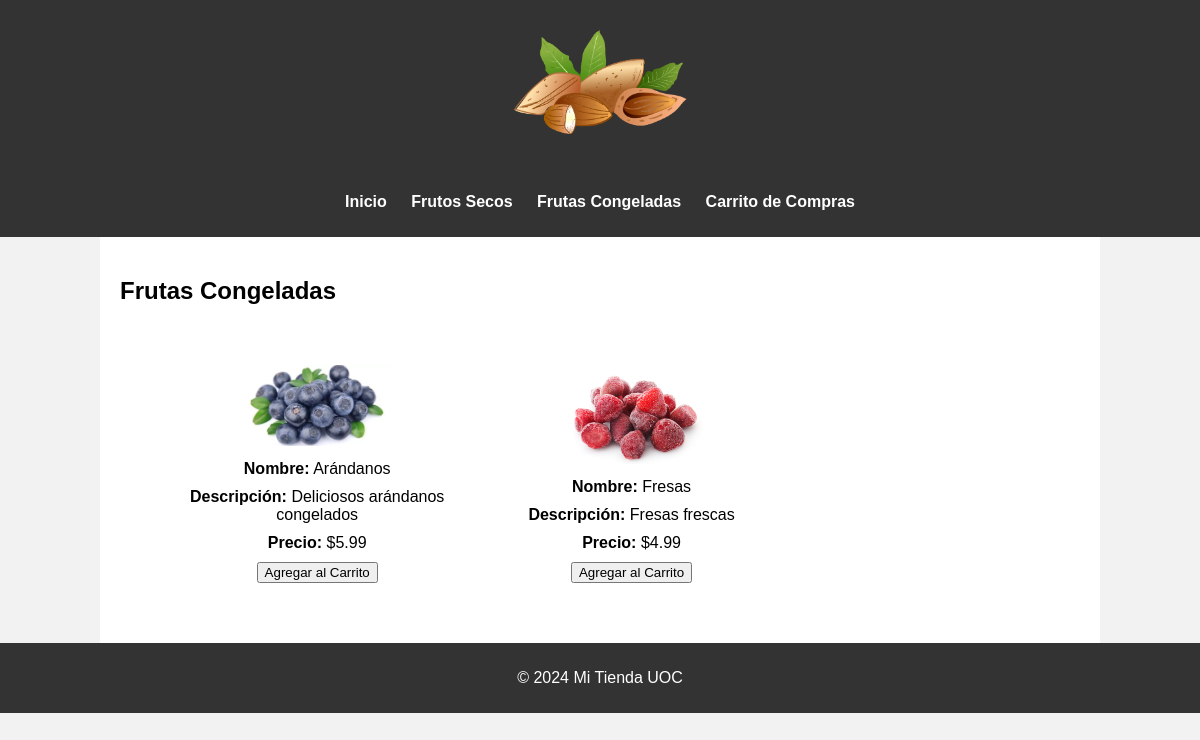
Page /MiTiendaEnLinea/category.php?category=2 on the committed database.
### tables this page shows
CREATE TABLE `productos` (
  `id` int(11) NOT NULL,
  `nombre` varchar(255) NOT NULL,
  `descripcion` text DEFAULT NULL,
  `precio` decimal(10,2) NOT NULL,
  `stock` int(11) NOT NULL,
  `imagen` varchar(255) DEFAULT NULL,
  `categoria_id` int(11) DEFAULT NULL
);

### MiTiendaEnLinea/category.php (the view, shortened to what this page needs)
<!DOCTYPE html>
<html>
<head>
    <link rel="stylesheet" type="text/css" href="css/styles.css">
</head>
<body>
    <?php
    include "includes/database.php";
    $categoria_id = 1;
    if (isset($_GET['category']) && ($_GET['category'] == 2)) {
        $categoria_id = 2;
    }
    $query = "SELECT id, nombre, descripcion, precio, imagen FROM productos WHERE categoria_id = $categoria_id";
    $result = mysqli_query($conexion, $query);
    ?>
    <header>
        <img src="images/logo.png" alt="Logo de la Tienda" style="width: 200px;">
        <nav>
            <ul>
                <li><a href="index.php">Inicio</a></li>
                <li><a href="category.php?category=1">Frutos Secos</a></li>
                <li><a href="category.php?category=2">Frutas Congeladas</a></li>
                <li><a href="cart.php">Carrito de Compras</a></li>
            </ul>
        </nav>
    </header>
    <main>
        <section class="category">
            <h2><?php echo ($categoria_id == 1) ? "Frutos Secos" : "Frutas Congeladas"; ?></h2>
            <ul>
                <?php
                if (mysqli_num_rows($result) > 0) {
                    while ($row = mysqli_fetch_assoc($result)) {
                        echo "<li class='product'>";
                        echo "<img src='" . $row['imagen'] . "' alt='" . $row['nombre'] . "' style='width: 150px;'>";
                        echo "<p><strong>Nombre:</strong> " . $row['nombre'] . "</p>";
                        echo "<p><strong>Descripción:</strong> " . $row['descripcion'] . "</p>";
                        echo "<p><strong>Precio:</strong> $" . number_format($row['precio'], 2) . "</p>";
                        echo "<form action='category.php' method='post'>";
                        echo "<input type='submit' name='agregar_al_carrito' value='Agregar al Carrito'>";
                        echo "</form>";
                        echo "</li>";
                    }
                } else {
                    echo "<p>No se encontraron productos en esta categoría.</p>";
                }
                ?>
            </ul>
        </section>
    </main>
    <footer>
        <p>&copy; <?php echo date("Y"); ?> Mi Tienda UOC</p>
    </footer>
</body>
</html>

### MiTiendaEnLinea/css/styles.css (style rules this page uses)
body { font-family: Arial, sans-serif; margin: 0; padding: 0; background-color: #f2f2f2; }
header { background-color: #333; color: #fff; text-align: center; padding: 10px 0; }
nav ul { list-style: none; padding: 0; }
nav ul li { display: inline; margin: 0 10px; }
nav ul li a { text-decoration: none; color: #fff; font-weight: bold; }
main { width: 80%; margin: 0 auto; background-color: #fff; padding: 20px; }
.category { margin: 20px 0; }
.category h2 { font-size: 24px; margin: 10px 0; }
.product { display: inline-block; width: 30%; margin: 1%; background-color: #fff; padding: 10px; text-align: center; }
.product img { max-width: 100%; height: auto; }
.product p { font-size: 16px; margin: 10px 0; }
footer { background-color: #333; color: #fff; text-align: center; padding: 10px 0; }

### rows in the picture
productos: imagen (picture), nombre "Arándanos", descripcion "Deliciosos arándanos congelados", precio "5.99"
productos: imagen (picture), nombre "Fresas", descripcion "Fresas frescas", precio "4.99"
